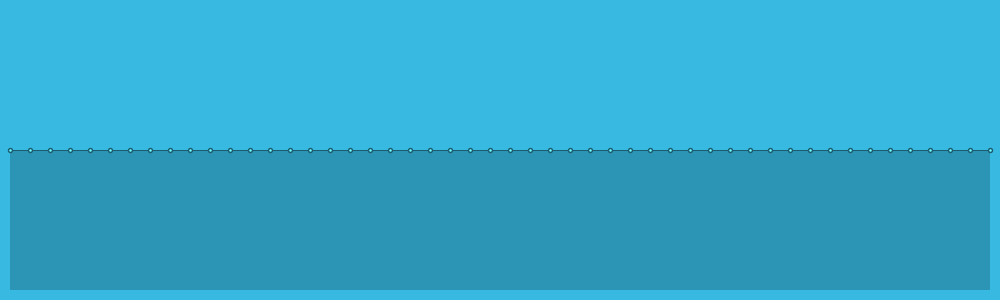
Frame 1 (no input)
Frame 60 (the mouse pressed at the canvas centre just before this capture): identical to frame 1, image omitted
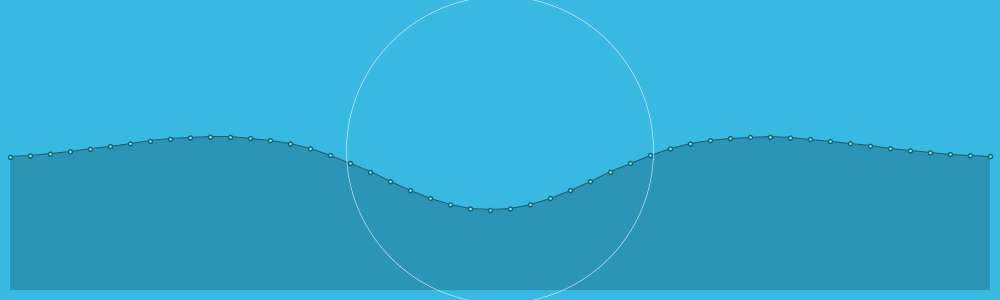
Frame 120 (the mouse held since frame 60 and released just before this capture)

The Processing sketch that drew these frames (run headless with seeded random() and noise(); from frame 60 on, the mouse is pressed at the canvas centre):

// Processing sketch: Wave1
// ── Wave1.pde
///////////////////////////////////
int   push = 0, md = 11, area = 3, sz, ly, dst = 20, hdst = dst / 2;
float lev = 0, k1 = 0.05, k2 = 0.05, foff = 0.98, st = 4, md1 = md - 1;
float[] value, speed;
color c = color(55, 185, 225), c2, c3, c4;

///////////////////////////////////
void setup()
{ 
  size(1000, 300); frameRate(30);
  sz = width / dst; ly = height / 2; 
  value = new float[sz]; speed = new float[sz];
  for (int i = 0; i < sz; i++) value[i] = speed[i] = 0;
  c2 = color(red(c) * 0.8, green(c) * 0.8, blue(c) * 0.8);
  c3 = color(red(c) * 0.5, green(c) * 0.5, blue(c) * 0.5);
  c4 = color(red(c) * 2, green(c) * 2, blue(c) * 2);
}

///////////////////////////////////
float herm(float t) { return t * t * (3 - 2 * t); }

///////////////////////////////////
void draw()
{   
  float v, x, y, px = 0, py = 0, m, r, r2;
  int i, j, ix, i2;
  background(c); 
  for (i = 0; i < sz; i++)                                            // расчет взаимного влияния и "притяжения" к общему уровню: 
  { speed[i] -= k1 * ((v = value[i]) - lev);                          // "притяжение" к уровню
    for (j = 1; j <= area; j++)                                       // влияние соседей с глубиной просчета - area
     speed[i] += k2 * (value[max(i - j, 0)] + value[min(i + j, sz - 1)] - 2 * v) / j;
  }
  for (i = 0; i < sz; i++) value[i] += speed[i] *= foff;              // сумма всех воздействий -> + к скорости, а ее + к уровням
  noStroke(); fill(c2); 
  beginShape(); vertex(hdst, height - hdst);                          // визуализация общей формой
  for (i = 0; i < sz; i++) vertex(hdst + i * dst, ly - value[i]);     
  vertex(width - hdst, height - hdst); endShape(CLOSE);
  strokeWeight(1); stroke(c3);
  for (i = 0; i < sz; i++)                                            // визуализация линиями
  { x = hdst + i * dst; y = ly - value[i];
    if (i != 0) line(px, py, x, y); px = x; py = y;
  }
  noStroke();  
  for (i = 0; i < sz; i++)                                            // визуализация кружочками
  { r = 2.5;  x = hdst + i * dst + 0.5; y = ly - value[i] + 0.5;                                       
    fill(c3); ellipse(x, y, r + 3, r + 3);
    fill(c4); ellipse(x, y, r, r);
  }
  if (mousePressed)                                                   // расчет толчка кликом мыши
  { ix = (constrain(mouseX, 0, width - 1) - hdst) / dst; 
    if (mouseY > ly) m = st; else m = - st; 
    speed[ix] += m; 
    for (i = 1; i < md; i++)
    { i2 = ix - i; if (i2 >= 0) speed[i2] += m * herm((md1 - i) / md1);
      i2 = ix + i; if (i2 < sz) speed[i2] += m * herm((md1 - i) / md1);
    }
    if (push == 0) push = 10;
  }
  if (push > 0)                                                       // украшательства действия толчка
  { noFill(); stroke(255, 255, 255); strokeWeight(push * 0.5);
    float p = (15 - push) * 1.25;
    p *= p; ellipse(mouseX, mouseY, p, p); push--;
  }
}
